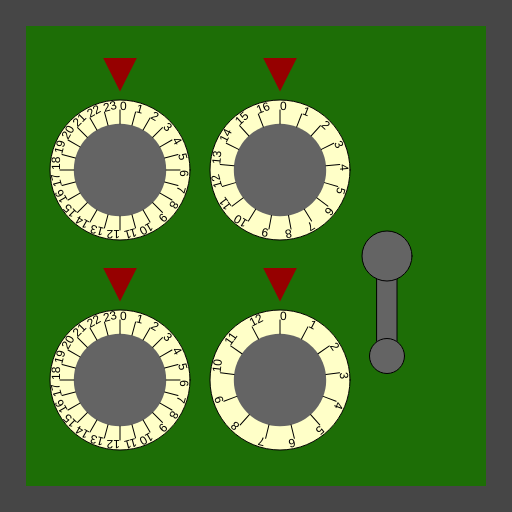
Frame 1 (no input)
Frame 60 (no input): identical to frame 1, image omitted
Frame 120 (the mouse pressed at the canvas centre since frame 60): identical to frame 1, image omitted

The p5.js sketch that drew this single still picture (run headless with seeded random() and noise() and a simulated clock; from frame 60 on, the mouse is pressed at the canvas centre):

// p5.js sketch
// ── sketch.js
/*

Officer: 7817938
CaseNum: 303-2-93044458-7817938

Case 303 - The Case of the Crooked Attorney
Stage 3 - The Gates Bank

I’ve made an appointment for you at the Gates Bank to retrieve your safe deposit box from the vault.
Actually you will break into Torvalds’ one.

Crack the safe by doing the following:

	When the mouse button is released:
	- Make crypticBoxCombination_0 equal to the value of mouseX
	- Use the 'constrain' function to prevent crypticBoxCombination_0 from falling below 4 and going above 17

	When the mouse button is pressed:
	- Increment crypticBoxCombination_1 by 1
	- Use the 'constrain' function to prevent crypticBoxCombination_1 from falling below 4 and going above 19

	When the mouse button is released:
	- Make crypticBoxCombination_2 equal to the value of mouseY
	- Use the 'constrain' function to prevent crypticBoxCombination_2 from falling below 2 and going above 14

	When any key is released:
	- Decrement crypticBoxCombination_3 by 3
	- Use the 'max' function to prevent crypticBoxCombination_3 from falling below 2

	Whilst the mouse is being dragged:
	- Make crypticBoxCombination_4 equal to the value of mouseY
	- Use the 'constrain' function to prevent crypticBoxCombination_4 from falling below 10 and going above 73



This time you'll need to create the relevant event handlers yourself.

There are many possible ways of investigating this case, but you
should use ONLY the following commands:

	- The assignment operator aka. the equals sign !
	- mouseX, mouseY
	- Incrementing +=
	- Decrementing -=
	- min, max
	- constrain

*/

//declare the variables

var crypticBoxCombination_0;
var crypticBoxCombination_1;
var crypticBoxCombination_2;
var crypticBoxCombination_3;
var crypticBoxCombination_4;


function preload()
{
	//IMAGES WILL BE LOADED HERE

}

function setup()
{
	createCanvas(512,512);

	//initialise the variables
	crypticBoxCombination_0 = 0;
	crypticBoxCombination_1 = 0;
	crypticBoxCombination_2 = 0;
	crypticBoxCombination_3 = 0;
	crypticBoxCombination_4 = 0;

}

///////////////////EVENT HANDLERS///////////////////

//Create event handlers here to open the safe ...


///////////////DO NOT CHANGE CODE BELOW THIS POINT///////////////////

function draw()
{

	//Draw the safe door
	background(70);
	noStroke();
	fill(29,110,6);
	rect(26,26,width-52,width-52);

	//Draw the combination dials
	push();
	translate(120,170);
	drawDial(140,crypticBoxCombination_0, 24);
	pop();

	push();
	translate(120,380);
	drawDial(140,crypticBoxCombination_1, 24);
	pop();

	push();
	translate(280,170);
	drawDial(140,crypticBoxCombination_2, 17);
	pop();

	push();
	translate(280,380);
	drawDial(140,crypticBoxCombination_3, 13);
	pop();

	//Draw the lever
	push();
	translate(width - 125,256);
	drawLever(crypticBoxCombination_4);
	pop();


}

function drawDial(diameter,num,maxNum)
{
	//the combination lock

	var r = diameter * 0.5;
	var p = r * 0.6;

	stroke(0);
	fill(255,255,200);
	ellipse(0,0,diameter,diameter);
	fill(100);
	noStroke();
	ellipse(0,0,diameter*0.66,diameter*0.66);
	fill(150,0,0);
	triangle(
		-p * 0.4,-r-p,
		p * 0.4,-r-p,
		0,-r-p/5
	);

	noStroke();

	push();
	var inc = 360/maxNum;

	rotate(radians(-num * inc));
	for(var i = 0; i < maxNum; i++)
	{
		push();
		rotate(radians(i * inc));
		stroke(0);
		line(0,-r*0.66,0,-(r-10));
		noStroke();
		fill(0);
		text(i,0,-(r-10));
		pop();
	}

	pop();
}

function drawLever(rot)
{
	push();
	rotate(radians(-rot))
	stroke(0);
	fill(100);
	rect(-10,0,20,100);
	ellipse(0,0,50,50);
	ellipse(0,100,35,35);
	pop();
}
